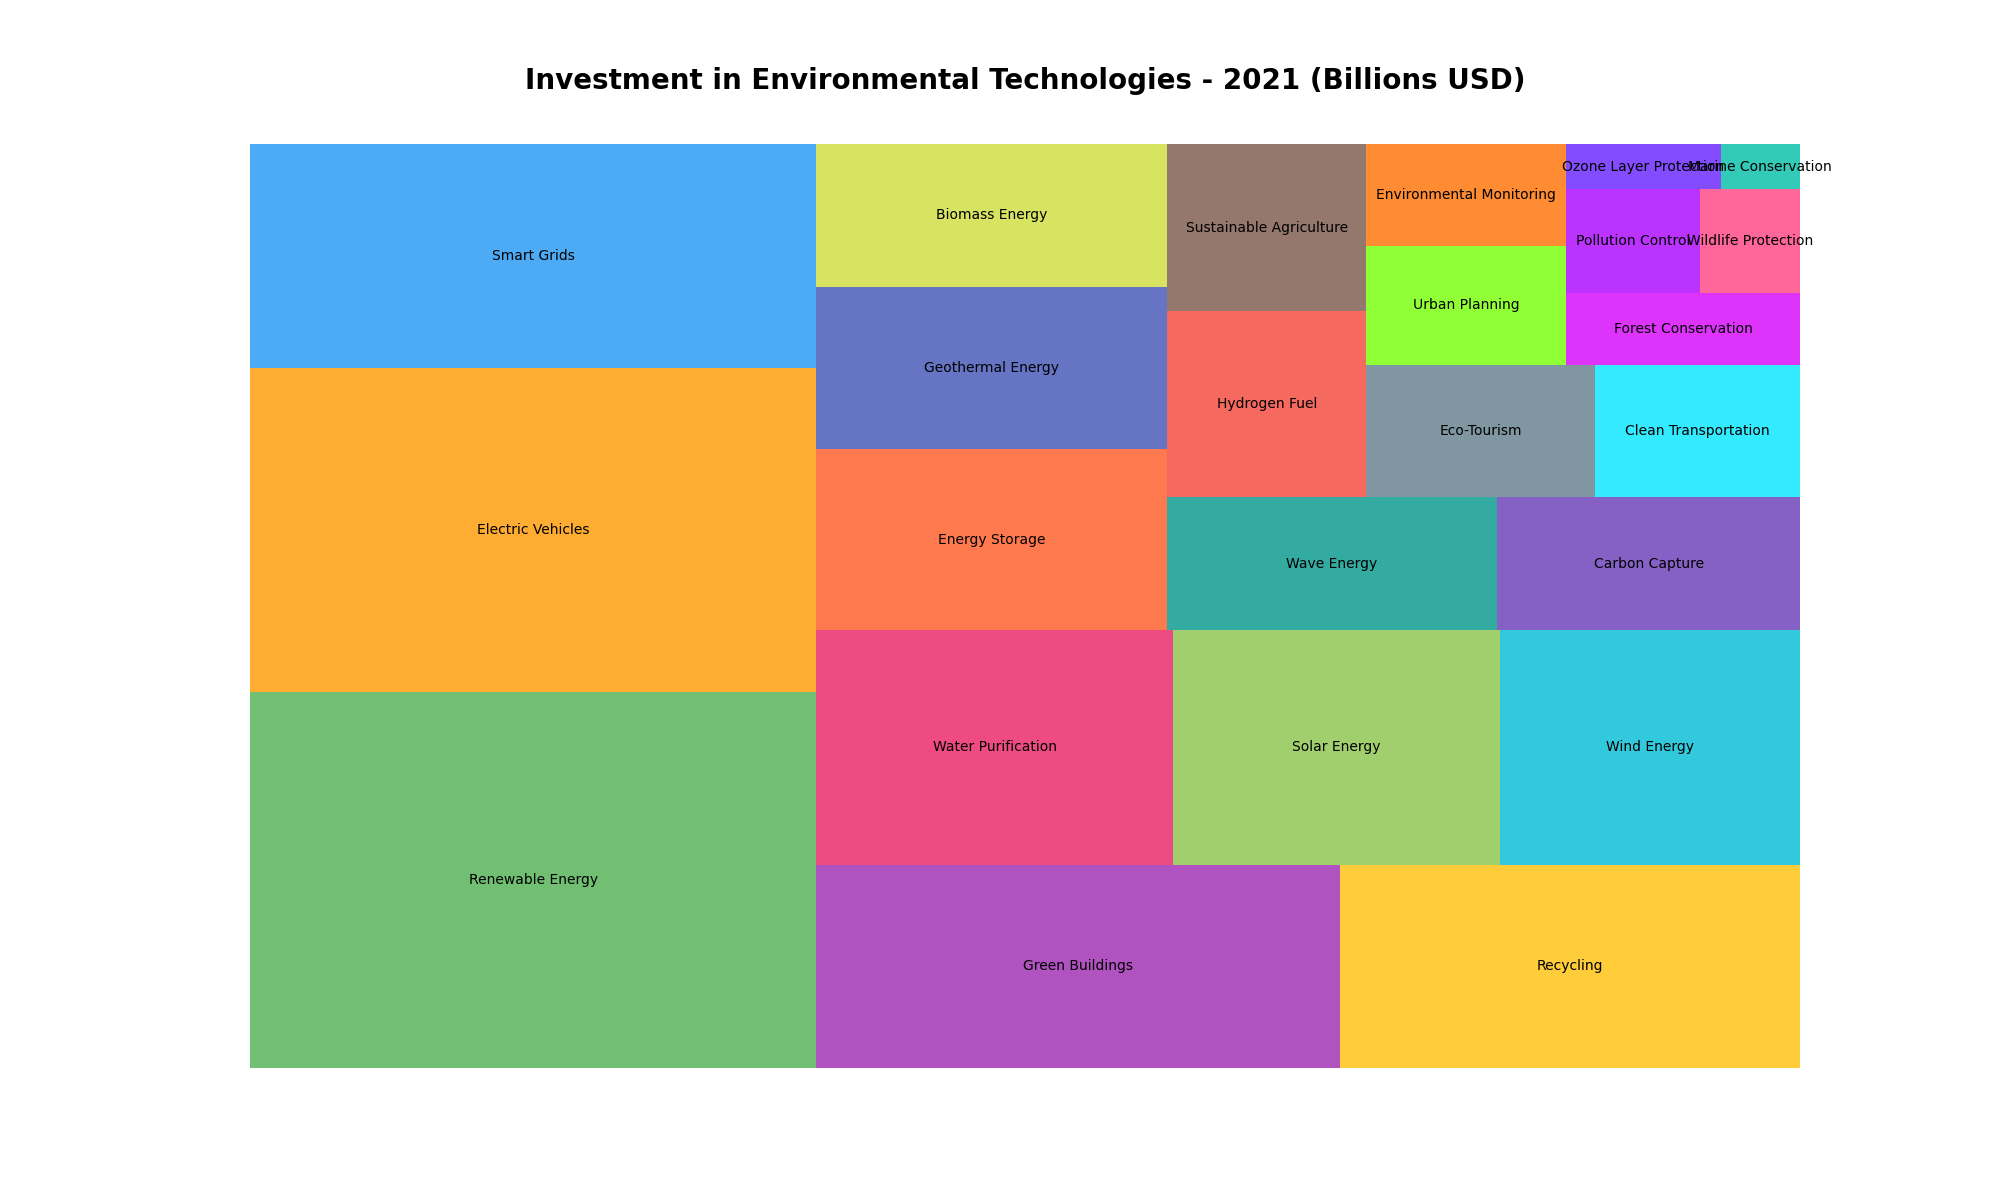

Recreate this plot in Python.

import matplotlib.pyplot as plt
import pandas as pd
import squarify

# Data
data = {
    'Topic': ['Renewable Energy', 'Electric Vehicles', 'Smart Grids', 'Green Buildings', 'Recycling', 
              'Water Purification', 'Solar Energy', 'Wind Energy', 'Energy Storage', 'Geothermal Energy', 
              'Biomass Energy', 'Wave Energy', 'Carbon Capture', 'Hydrogen Fuel', 'Sustainable Agriculture', 
              'Eco-Tourism', 'Clean Transportation', 'Urban Planning', 'Environmental Monitoring', 'Forest Conservation', 
              'Pollution Control', 'Wildlife Protection', 'Ozone Layer Protection', 'Marine Conservation'],
    'Amount (Billions)': [320.5, 275.3, 190.8, 160.2, 140.6, 
                          125.7, 115.4, 105.8, 95.3, 85.6, 
                          75.2, 65.9, 60.4, 55.8, 50.1, 
                          45.6, 40.8, 35.7, 30.5, 25.3,
                          20.8, 15.6, 10.5, 5.4]
}

df = pd.DataFrame(data)

# Color scheme
colors = ['#4CAF50', '#FF9800', '#2196F3', '#9C27B0', '#FFC107', 
          '#E91E63', '#8BC34A', '#00BCD4', '#FF5722', '#3F51B5', 
          '#CDDC39', '#009688', '#673AB7', '#F44336', '#795548', 
          '#607D8B', '#00E5FF', '#76FF03', '#FF6F00', '#D500F9', 
          '#AA00FF', '#FF4081', '#651FFF', '#00BFA5']

# Plotting the Treemap
plt.figure(figsize=(20, 12))  # Change width and height reasonably
squarify.plot(sizes=df['Amount (Billions)'], label=df['Topic'], color=colors, alpha=0.8)
plt.title('Investment in Environmental Technologies - 2021 (Billions USD)', fontsize=20, fontweight='bold', y=1.05)
plt.axis('off')
plt.show()
